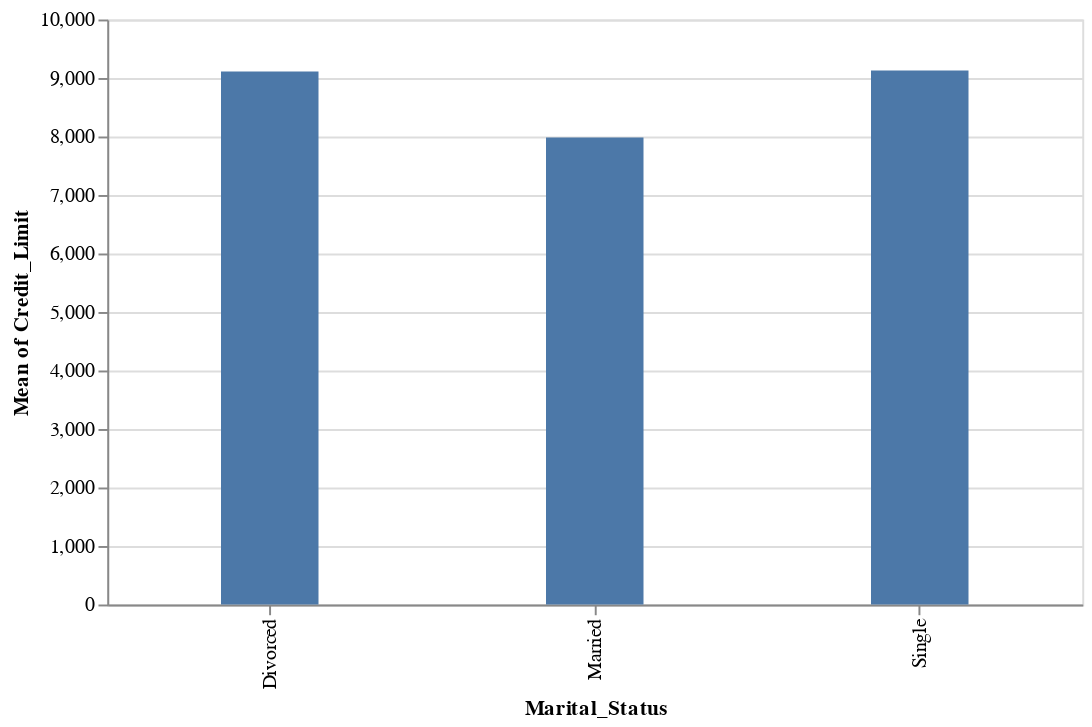

The notebook cell this image was saved under:
### Code cell
(alt.Chart(df).
mark_bar(width=50).
encode(x="Marital_Status", y="mean(Credit_Limit):Q").
transform_filter(
alt.FieldOneOfPredicate(
field="Marital_Status",
oneOf=["Single", "Married", "Divorced"])).
properties(height=300, width=500))

### Figure 1 — Vega-Lite specification as saved in the notebook (floating-point values rounded to 4 significant figures; data arrays with more than 128 entries replaced by an {"elided": "..."} marker saying what was removed)
{"config": {"view": {"continuousWidth": 400, "continuousHeight": 300}}, "data": {"name": "data-d237730688ba432572497e5e194f716c"}, "mark": {"type": "bar", "width": 50}, "encoding": {"x": {"field": "Marital_Status", "type": "nominal"}, "y": {"aggregate": "mean", "field": "Credit_Limit", "type": "quantitative"}}, "height": 300, "transform": [{"filter": {"field": "Marital_Status", "oneOf": ["Single", "Married", "Divorced"]}}], "width": 500, "$schema": "https://vega.github.io/schema/vega-lite/v4.17.0.json", "datasets": {"data-d237730688ba432572497e5e194f716c": {"elided": "5000 records"}}}
